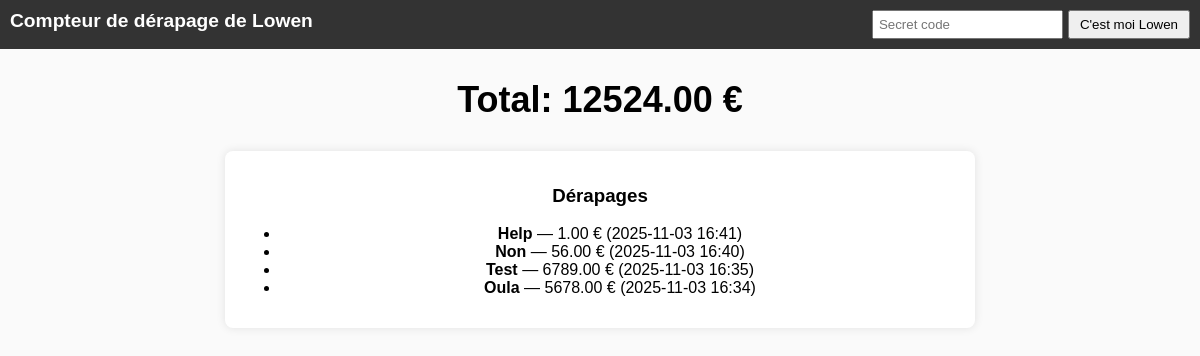
The page / on the database its author committed.
### main_app_lowen_button/models.py (models this page shows, shortened)
class Event(models.Model):
    reason = models.CharField(max_length=255)
    date = models.DateTimeField(auto_now_add=True)
    amount = models.DecimalField(max_digits=10, decimal_places=2)

### main_app_lowen_button/views.py (the view)
# urls.py: path('', views.index, name='index'),
def index(request):
    events = Event.objects.order_by('-date')
    total_sum = sum(e.amount for e in events)
    is_logged_in = request.session.get('is_lowen', False)
    return render(request, 'main_app_lowen_button/index.html', {
        'events': events,
        'total_sum': total_sum,
        'is_logged_in': is_logged_in,
    })

### main_app_lowen_button/templates/main_app_lowen_button/index.html (shortened to what this page needs)
{% load static %}
<!DOCTYPE html>
<html>
<head>
  <link rel="stylesheet" href="{% static 'style.css' %}">
</head>
<body>
  <div class="header">
    <h3 class="header-title"> Compteur de dérapage de Lowen </h3>
    {% if is_logged_in %}
      <form action="{% url 'logout' %}" method="post">
        {% csrf_token %}
        <button type="submit" class="logout">Logout</button>
      </form>
    {% else %}
      <form action="{% url 'login' %}" method="post" class="login-form">
        <input type="password" name="code" placeholder="Secret code" required>
        <button type="submit">C'est moi Lowen</button>
      </form>
    {% endif %}
  </div>
  <div class="sum">
    <h2>Total: <span id="total-sum">{{ total_sum }} €</span></h2>
  </div>
  <div class="events">
    <h3>Dérapages</h3>
    <ul id="event-list">
      {% for e in events %}
        <li><strong>{{ e.reason }}</strong> — {{ e.amount }} € ({{ e.date|date:"Y-m-d H:i" }})</li>
      {% empty %}
        <li>No events yet</li>
      {% endfor %}
    </ul>
  </div>
</body>
</html>

### main_app_lowen_button/static/style.css (style rules this page uses)
body { font-family: Arial, sans-serif; margin: 0; background: #fafafa; text-align: center; }
.header { display: flex; justify-content: flex-end; padding: 10px; background: #333; }
.header form { display: flex; gap: 5px; }
.header input { padding: 5px; }
.header button { padding: 5px 10px; cursor: pointer; }
.sum { margin: 30px 0; font-size: 1.5em; }
.header-title { color: white; margin-right: auto; font-size: 1.2em; margin-top: 0; margin-bottom: 0; }
.events { width: 60%; margin: 0 auto; background: white; padding: 15px; border-radius: 8px; box-shadow: 0 0 10px rgba(0,0,0,0.1); }
#total-sum { transition: color 0.3s ease, transform 0.3s ease; }

### rows shown on the page
Event: reason "Help", amount "1.00", date "2025-11-03 16:41"
Event: reason "Non", amount "56.00", date "2025-11-03 16:40"
Event: reason "Test", amount "6789.00", date "2025-11-03 16:35"
Event: reason "Oula", amount "5678.00", date "2025-11-03 16:34"

### other values the page prints
{{ total_sum }} "12524.00"
